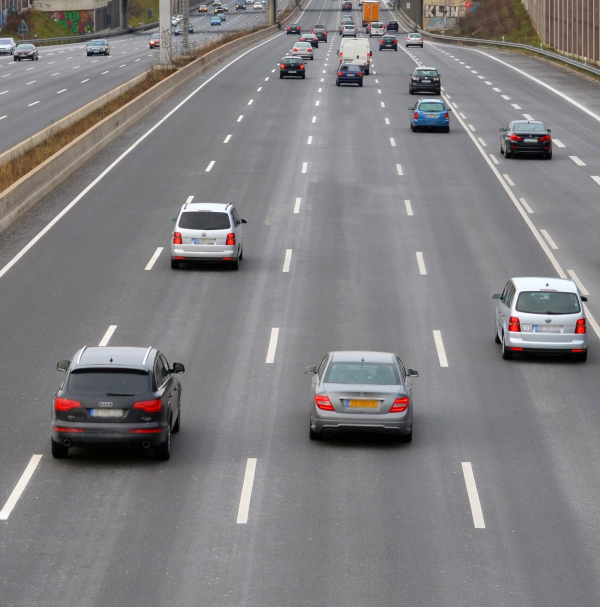
#> input picture Assignment_11/highway.jpg, 1200 x 1214 px (shown at 1/2 size)
$ python cv_2.py
#> lines starting #> are read from the running program, lines starting #| are printed output that depends on the picture
import cv2
import numpy as np

img = cv2.imread("./highway.jpg")
#> img is the input picture: shape (1214, 1200, 3); mean B, G, R 128.4, 126.9, 129.1
width = 600
height = 850
dim = (width, height)
resized = cv2.resize(img, dim)

kernal = np.ones((5,5), dtype='uint8')

erosion = cv2.erode(resized, kernal , iterations=1)
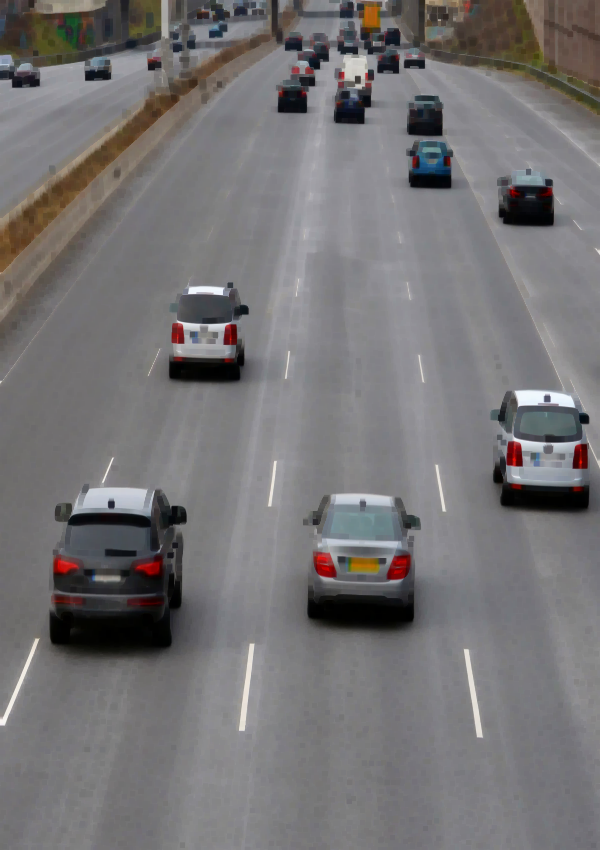
#> erosion: shape (850, 600, 3); mean B, G, R 116.5, 115.3, 117.4
dilation = cv2.dilate(resized, kernal, iterations=1)
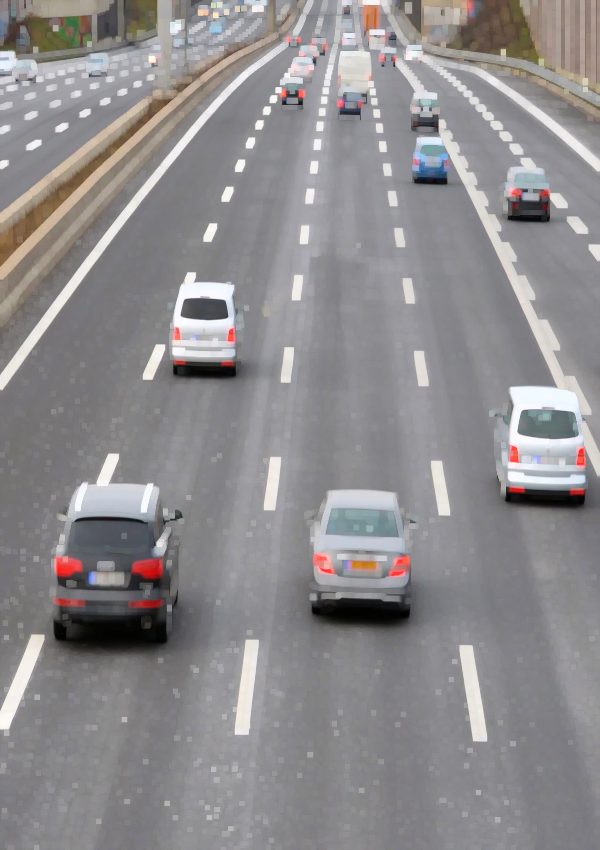
#> dilation: shape (850, 600, 3); mean B, G, R 141.4, 139.7, 142.2
opening = cv2.morphologyEx(resized, cv2.MORPH_OPEN, kernal)
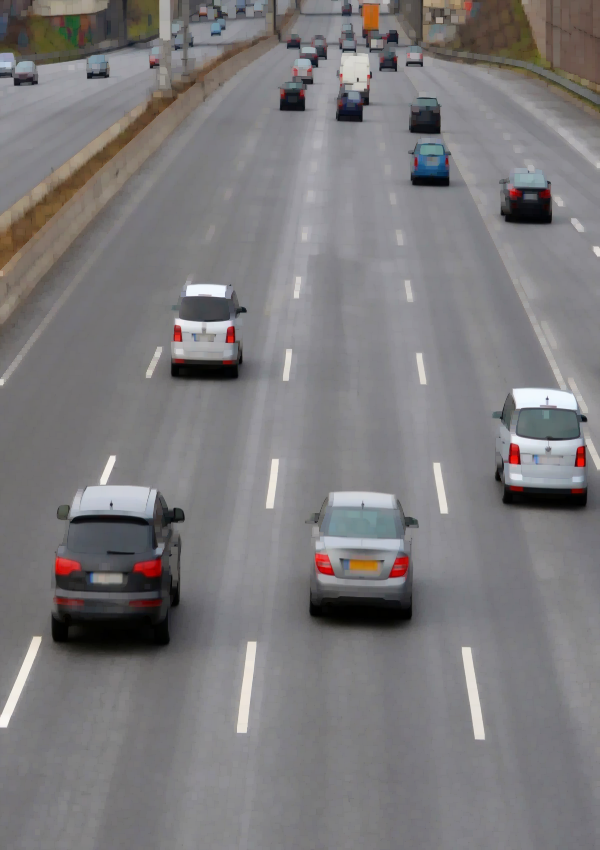
#> opening: shape (850, 600, 3); mean B, G, R 123.7, 122.2, 124.3
closing = cv2.morphologyEx(resized, cv2.MORPH_CLOSE, kernal)
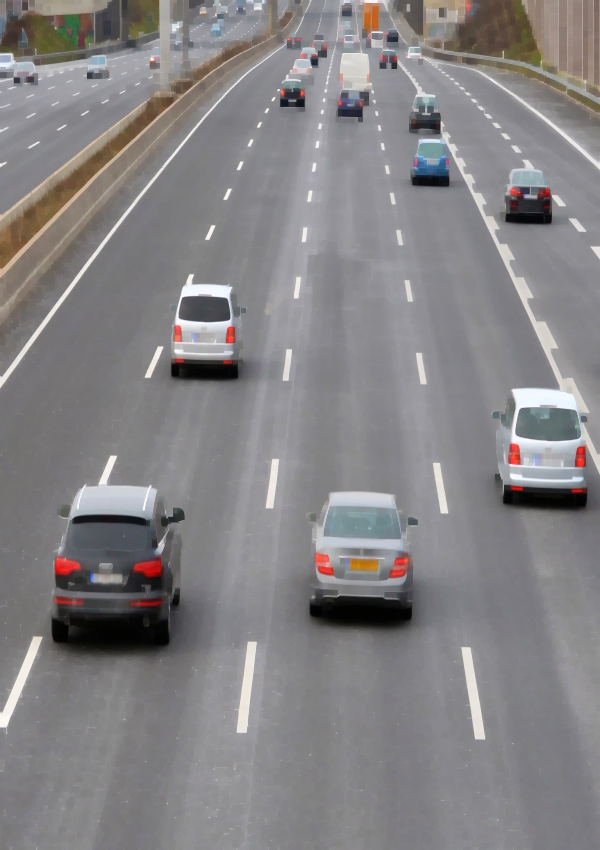
#> closing: shape (850, 600, 3); mean B, G, R 132.3, 130.7, 132.9
gradient = cv2.morphologyEx(resized, cv2.MORPH_GRADIENT,kernal)
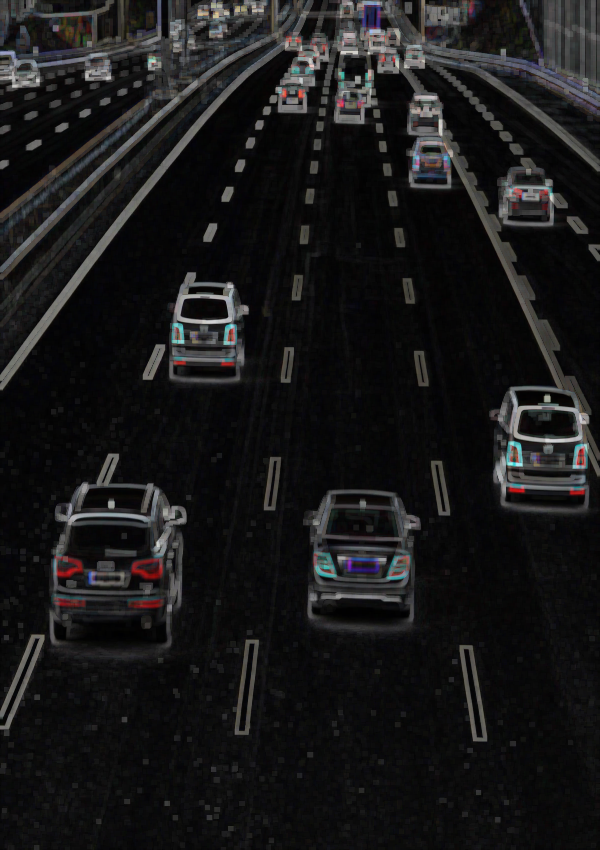
#> gradient: shape (850, 600, 3); mean B, G, R 24.9, 24.4, 24.8
tophat = cv2.morphologyEx(resized, cv2.MORPH_TOPHAT,kernal)
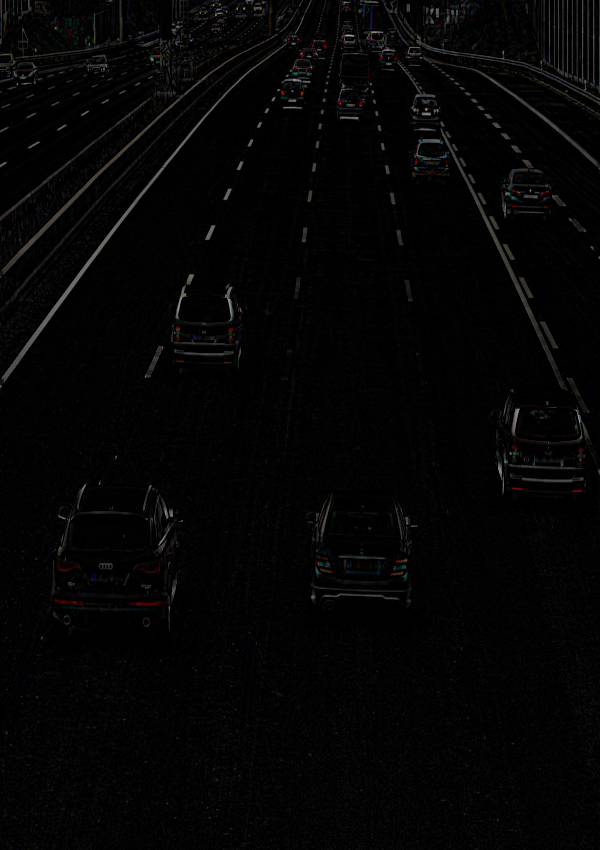
#> tophat: shape (850, 600, 3); mean B, G, R 4.6, 4.6, 4.7
blackhat = cv2.morphologyEx(resized, cv2.MORPH_BLACKHAT,kernal)
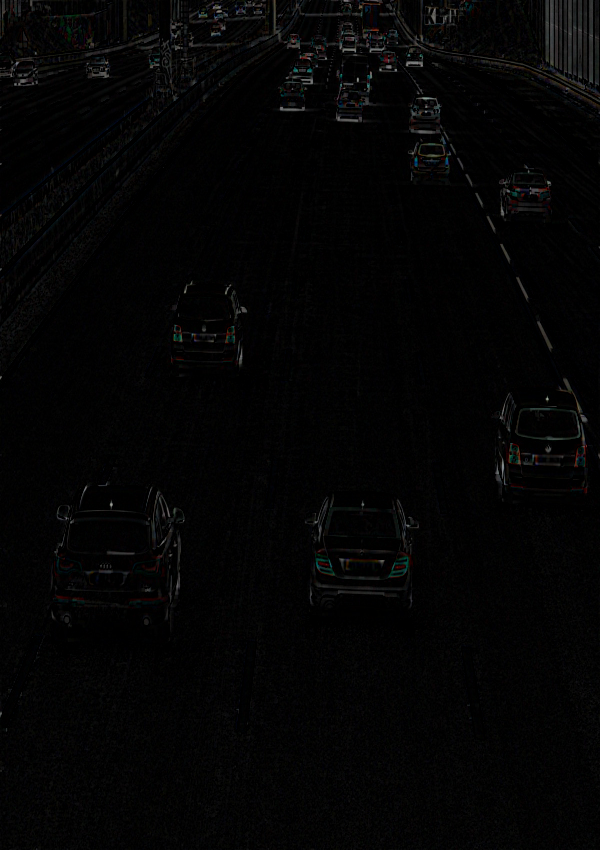
#> blackhat: shape (850, 600, 3); mean B, G, R 4, 4, 4

cv2.imshow("Original", resized)
cv2.imshow("Erosion", erosion)
cv2.imshow("Dialtion", dilation)
cv2.imshow("Opening", opening)
cv2.imshow("Closing", closing)
cv2.imshow("Gradient", gradient)
cv2.imshow("Top Hat", tophat)
cv2.imshow("Black hat", blackhat)


cv2.waitKey(0)
cv2.destroyAllWindows()
